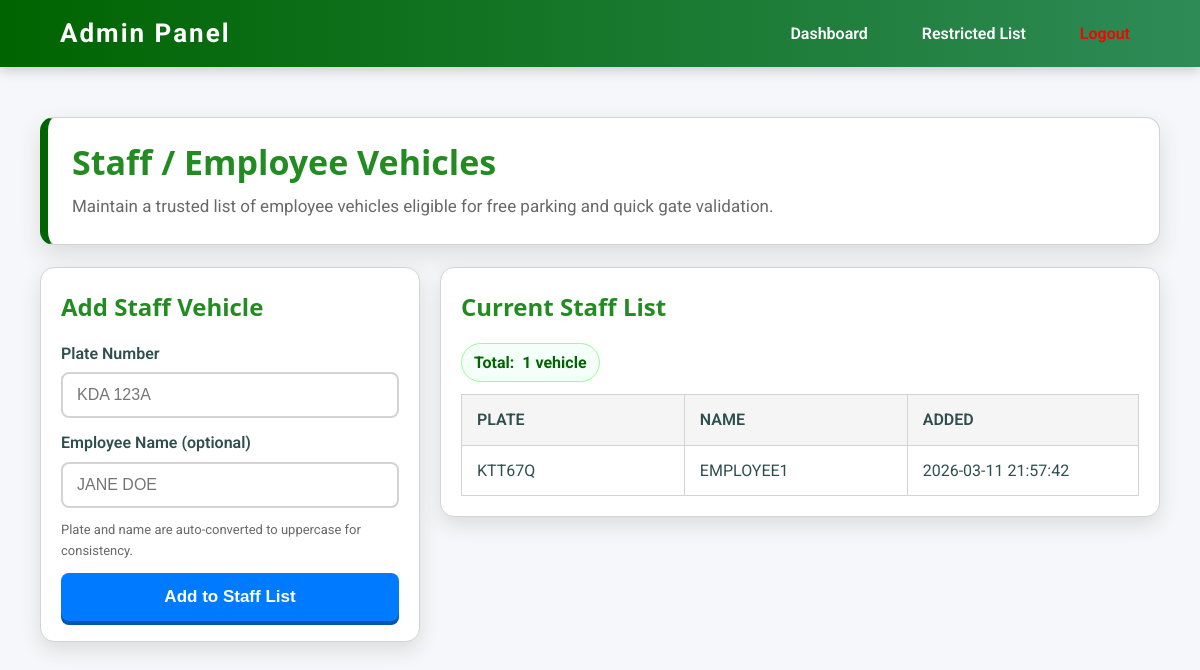
Page /admin/staff.php (signed in) on the committed database.
### tables this page shows
CREATE TABLE `staff_vehicles` (
  `id` int(11) NOT NULL,
  `plate_number` varchar(20) NOT NULL,
  `employee_name` varchar(100) DEFAULT NULL,
  `created_at` datetime DEFAULT current_timestamp(),
  `deleted_at` datetime DEFAULT NULL
);

### public/admin/staff.php (the view, shortened to what this page needs)
<?php
$db = new DatabaseConnection();
$pdo = $db->pdo;
$stmt = $pdo->prepare("SELECT plate_number, employee_name, created_at FROM staff_vehicles WHERE deleted_at IS NULL ORDER BY plate_number");
$stmt->execute();
$staff = $stmt->fetchAll(PDO::FETCH_ASSOC);
$totalStaff = count($staff);
?>
<!DOCTYPE html>
<html>
<head>
    <link rel="stylesheet" href="../assets/css/style.css">
</head>
<body>
<nav>
    <div class="logo">Admin Panel</div>
    <div class="links">
        <a href="dashboard.php">Dashboard</a>
        <a href="restricted.php">Restricted List</a>
        <a href="logout.php" style="color:red;">Logout</a>
    </div>
</nav>
<main class="staff-page">
    <section class="staff-hero">
        <h2>Staff / Employee Vehicles</h2>
        <p>Maintain a trusted list of employee vehicles eligible for free parking and quick gate validation.</p>
    </section>
    <section class="staff-grid">
        <article class="staff-card">
            <h3>Add Staff Vehicle</h3>
            <form method="POST" class="staff-form">
                <label>
                    Plate Number
                    <input name="plate" required class="auto-uppercase" autocomplete="off" placeholder="KDA 123A">
                </label>
                <label>
                    Employee Name (optional)
                    <input name="name" class="auto-uppercase" autocomplete="off" placeholder="JANE DOE">
                </label>
                <p class="form-hint">Plate and name are auto-converted to uppercase for consistency.</p>
                <button type="submit">Add to Staff List</button>
            </form>
        </article>
        <article class="staff-card">
            <h3>Current Staff List</h3>
            <div class="staff-count">
                <span>Total:</span>
                <span><?= $totalStaff ?> vehicle<?= $totalStaff === 1 ? '' : 's' ?></span>
            </div>
            <?php if (empty($staff)): ?>
                <div class="empty-state">No staff vehicles found yet. Add a vehicle to begin.</div>
            <?php else: ?>
                <div class="table-wrap">
                    <table>
                        <thead>
                            <tr>
                                <th>Plate</th>
                                <th>Name</th>
                                <th>Added</th>
                            </tr>
                        </thead>
                        <tbody>
                            <?php foreach ($staff as $row): ?>
                                <tr>
                                    <td><?= htmlspecialchars($row['plate_number']) ?></td>
                                    <td><?= htmlspecialchars($row['employee_name'] ?? 'N/A') ?></td>
                                    <td><?= htmlspecialchars($row['created_at']) ?></td>
                                </tr>
                            <?php endforeach; ?>
                        </tbody>
                    </table>
                </div>
            <?php endif; ?>
        </article>
    </section>
</main>
</body>
</html>

### public/assets/css/style.css (style rules this page uses)
body { margin: 0; font-family: 'Roboto', 'Segoe UI', Tahoma, Geneva, Verdana, sans-serif; background: #f5f7fa; color: darkslategray; line-height: 1.6; }
h1, h2, h3, h4, h5 { color: #2d862d; font-family: 'Segoe UI', Tahoma, Geneva, Verdana, sans-serif; }
nav { background: linear-gradient(90deg, darkgreen 0%, seagreen 100%); padding: 0.8rem 5%; display: flex; justify-content: space-between; align-items: center; box-shadow: 0 3px 12px rgba(0,0,0,0.2); position: sticky; top: 0; z-index: 100; }
nav .logo { color: white; font-size: 26px; font-weight: 700; letter-spacing: 2px; }
nav .links a { color: white; text-decoration: none; margin-left: 30px; font-weight: 600; padding: 6px 10px; border-radius: 4px; transition: background-color 0.3s, color 0.3s; }
button { width: 100%; padding: 14px; background-color: #007bff; color: white; border: none; border-radius: 8px; cursor: pointer; font-weight: 600; font-size: 17px; transition: background-color 0.3s, transform 0.2s; box-shadow: 0 4px 0 #0056b3; }
table { width: 100%; border-collapse: collapse; margin-top: 20px; font-size: 16px; }
table th, table td { border: 1px solid lightgray; padding: 12px 15px; text-align: left; min-width: 140px; white-space: nowrap; }
table th { background-color: whitesmoke; color: darkslategray; text-transform: uppercase; font-weight: 600; }

### public/admin/staff.php (style rules this page uses)
.staff-page { width: 95%; max-width: 1120px; margin: 50px auto 90px auto; display: grid; gap: 22px; }
.staff-hero { background: white; border: 1px solid lightgray; border-left: 8px solid darkgreen; border-radius: 14px; padding: 24px; box-shadow: 0 10px 24px gainsboro; }
.staff-hero h2 { margin: 0; font-size: 34px; color: forestgreen; line-height: 1.2; }
.staff-hero p { margin: 10px 0 0 0; color: dimgray; font-size: 17px; }
.staff-grid { display: grid; grid-template-columns: minmax(300px, 380px) 1fr; gap: 20px; align-items: start; }
.staff-card { background: white; border: 1px solid lightgray; border-radius: 14px; padding: 20px; box-shadow: 0 8px 20px gainsboro; }
.staff-card h3 { margin-top: 0; margin-bottom: 14px; font-size: 24px; color: forestgreen; }
.staff-count { display: inline-flex; align-items: center; gap: 8px; background: mintcream; color: darkgreen; border: 1px solid palegreen; border-radius: 999px; padding: 6px 12px; font-weight: 700; margin-top: 2px; margin-bottom: 12px; }
.staff-form { display: grid; gap: 12px; }
.staff-form label { display: grid; gap: 6px; color: darkslategray; font-weight: 600; }
.staff-form input { width: 100%; padding: 12px 14px; border-radius: 8px; border: 2px solid lightgray; font-size: 16px; box-sizing: border-box; text-align: left; }
.form-hint { margin: 0; color: dimgray; font-size: 13px; }
.table-wrap { overflow-x: auto; }
.table-wrap table { margin-top: 0; }

### rows in the picture
staff_vehicles: plate_number "KTT67Q", employee_name "EMPLOYEE1", created_at "2026-03-11 21:57:42"

### other values in the picture
$totalStaff "1"
